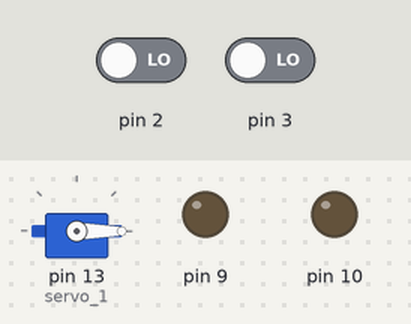
This sketch was run on a simulated Arduino Uno, built with avr-gcc and run on an emulated ATmega328P. Shown: servo, output pins drawn as LEDs (lit = HIGH). The test bench sets the inputs (shaded band); at power-on: pin 2 LOW, pin 3 LOW.

Above: at 1.2 s.
1.3 s: pin 2 driven HIGH
At 2.5 s:
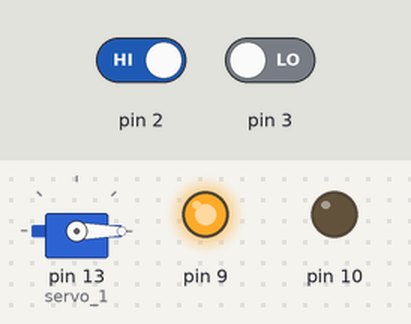
2.8 s: pin 2 driven LOW and pin 3 driven HIGH
At 3.6 s:
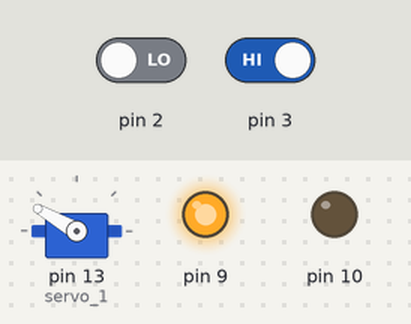
Timing chart, 0 to 5.8 s (numbered marks = the images above; inputs shaded):
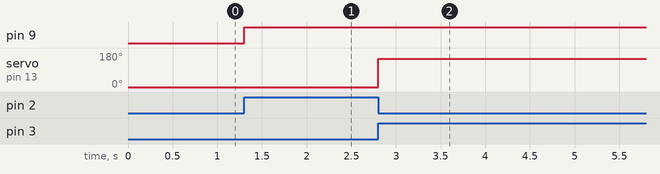

The sketch:

Servo_motor.ino
```cpp
#include <Servo.h>

Servo servo_1;

int buttonState = 0;

void setup()
{

  pinMode(A0, INPUT);

  pinMode(4, INPUT);
  pinMode(5, INPUT);


  pinMode(9, OUTPUT);
  pinMode(10, OUTPUT);

  servo_1.attach(13);
  servo_1.write(0);

}

void loop() {
  int buttonState2 = digitalRead(2);
  int buttonState3 = digitalRead(3);

  if (buttonState2 == HIGH) {
    servo_1.write(0);

    digitalWrite(9,HIGH);
    digitalWrite(10,LOW);

  } else if(buttonState3 == HIGH){
    servo_1.write(150);
    digitalWrite(9,HIGH);
    digitalWrite(10,LOW);

  }


}
```

Measured:
- after the input at 1.3 s, pin 9: LOW → HIGH at once
- after the input at 2.8 s, servo on pin 13 (servo_1): 0° → 150° at once
